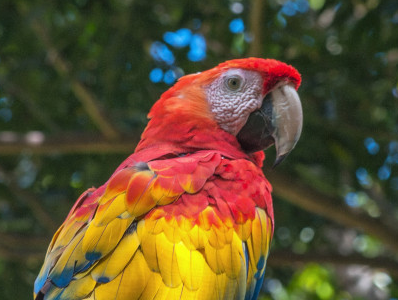
#> input picture images/bird.png, 398 x 300 px, found by its file name
$ python solution.py
#> lines starting #> are read from the running program, lines starting #| are printed output that depends on the picture
# Invert the colors for each pixel in an image

from PIL import Image

# Load input image
im = Image.open("bird.png")
#> im is the input picture: PIL image 398x300 RGB; mean R, G, B 97.7, 80.2, 48.6

# Make blank output image with same dimension as the original
output = Image.new(im.mode, im.size)
#> output: PIL image 398x300 RGB; every value is 0

for y in range(im.height):
  for x in range(im.width):
    (r, g, b) = im.getpixel((x, y))

    r = 255 - r
    g = 255 - g
    b = 255 - b

    output.putpixel((x, y), (r, g, b))
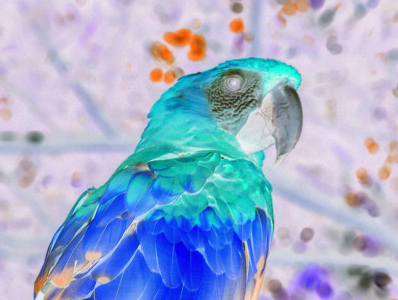
#> output: PIL image 398x300 RGB; mean R, G, B 157.3, 174.8, 206.4

# Save output image
output.save("inverted.png")
